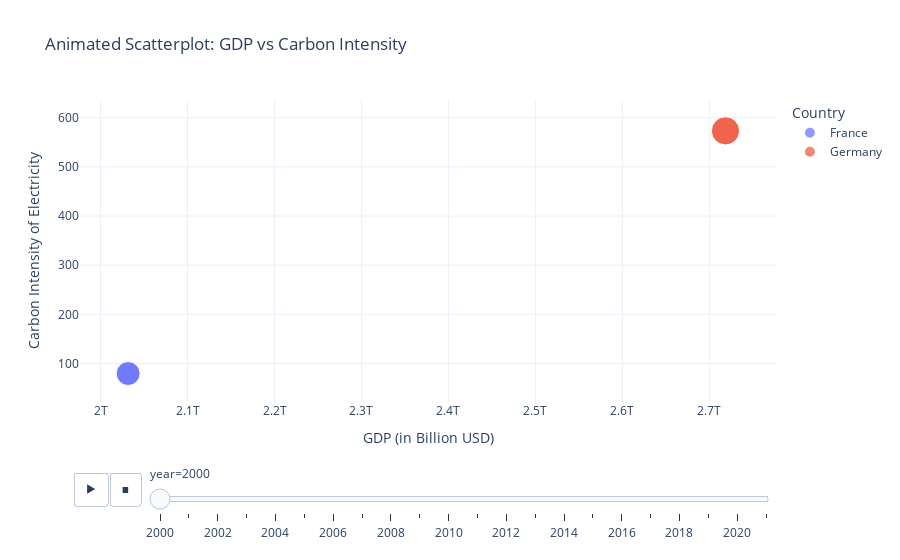

Notebook cell for this chart:
### Code cell
# Animated Scatterplot: GDP vs Carbon Intensity

import plotly.express as px

# Create an animated scatterplot
fig = px.scatter(
    df,
    x='gdp',  # X-axis
    y='carbon_intensity_elec',  # Y-axis
    size='population',  # Bubble size
    color='country',  # Color by country
    animation_frame='year',  # Animation over the year
    title='Animated Scatterplot: GDP vs Carbon Intensity',
    labels={'gdp': 'GDP (in Billion USD)', 'carbon_intensity_elec': 'Carbon Intensity of Electricity'},
    hover_name='country',  # Display country on hover
)

# Customize the layout
fig.update_layout(
    xaxis_title="GDP (in Billion USD)",
    yaxis_title="Carbon Intensity of Electricity",
    legend_title="Country",
    template="plotly_white"
)

# Show the plot
fig.show()

### Figure 1 — Plotly figure (JSON) as saved in the notebook; plotly's stock layout.template omitted (floating-point values rounded to 4 significant figures)
{"data": [{"hovertemplate": "<b>%{hovertext}</b><br><br>country=France<br>year=2000<br>GDP (in Billion USD)=%{x}<br>Carbon Intensity of Electricity=%{y}<br>population=%{marker.size}<extra></extra>", "hovertext": ["France", "France"], "legendgroup": "France", "marker": {"color": "#636efa", "size": [58665456, 58665456], "sizemode": "area", "sizeref": 205800.0, "symbol": "circle"}, "mode": "markers", "name": "France", "orientation": "v", "showlegend": true, "type": "scatter", "x": [2031676030976, 2031676030976], "xaxis": "x", "y": [79.77, 79.77], "yaxis": "y"}, {"hovertemplate": "<b>%{hovertext}</b><br><br>country=Germany<br>year=2000<br>GDP (in Billion USD)=%{x}<br>Carbon Intensity of Electricity=%{y}<br>population=%{marker.size}<extra></extra>", "hovertext": ["Germany", "Germany"], "legendgroup": "Germany", "marker": {"color": "#EF553B", "size": [81551680, 81551680], "sizemode": "area", "sizeref": 205800.0, "symbol": "circle"}, "mode": "markers", "name": "Germany", "orientation": "v", "showlegend": true, "type": "scatter", "x": [2718560681984, 2718560681984], "xaxis": "x", "y": [573.1, 573.1], "yaxis": "y"}], "layout": {"legend": {"itemsizing": "constant", "title": {"text": "Country"}, "tracegroupgap": 0}, "sliders": [{"active": 0, "currentvalue": {"prefix": "year="}, "len": 0.9, "pad": {"b": 10, "t": 60}, "steps": [{"args": [["2000"], {"frame": {"duration": 0, "redraw": false}, "fromcurrent": true, "mode": "immediate", "transition": {"duration": 0, "easing": "linear"}}], "label": "2000", "method": "animate"}, {"args": [["2001"], {"frame": {"duration": 0, "redraw": false}, "fromcurrent": true, "mode": "immediate", "transition": {"duration": 0, "easing": "linear"}}], "label": "2001", "method": "animate"}, {"args": [["2002"], {"frame": {"duration": 0, "redraw": false}, "fromcurrent": true, "mode": "immediate", "transition": {"duration": 0, "easing": "linear"}}], "label": "2002", "method": "animate"}, {"args": [["2003"], {"frame": {"duration": 0, "redraw": false}, "fromcurrent": true, "mode": "immediate", "transition": {"duration": 0, "easing": "linear"}}], "label": "2003", "method": "animate"}, {"args": [["2004"], {"frame": {"duration": 0, "redraw": false}, "fromcurrent": true, "mode": "immediate", "transition": {"duration": 0, "easing": "linear"}}], "label": "2004", "method": "animate"}, {"args": [["2005"], {"frame": {"duration": 0, "redraw": false}, "fromcurrent": true, "mode": "immediate", "transition": {"duration": 0, "easing": "linear"}}], "label": "2005", "method": "animate"}, {"args": [["2006"], {"frame": {"duration": 0, "redraw": false}, "fromcurrent": true, "mode": "immediate", "transition": {"duration": 0, "easing": "linear"}}], "label": "2006", "method": "animate"}, {"args": [["2007"], {"frame": {"duration": 0, "redraw": false}, "fromcurrent": true, "mode": "immediate", "transition": {"duration": 0, "easing": "linear"}}], "label": "2007", "method": "animate"}, {"args": [["2008"], {"frame": {"duration": 0, "redraw": false}, "fromcurrent": true, "mode": "immediate", "transition": {"duration": 0, "easing": "linear"}}], "label": "2008", "method": "animate"}, {"args": [["2009"], {"frame": {"duration": 0, "redraw": false}, "fromcurrent": true, "mode": "immediate", "transition": {"duration": 0, "easing": "linear"}}], "label": "2009", "method": "animate"}, {"args": [["2010"], {"frame": {"duration": 0, "redraw": false}, "fromcurrent": true, "mode": "immediate", "transition": {"duration": 0, "easing": "linear"}}], "label": "2010", "method": "animate"}, {"args": [["2011"], {"frame": {"duration": 0, "redraw": false}, "fromcurrent": true, "mode": "immediate", "transition": {"duration": 0, "easing": "linear"}}], "label": "2011", "method": "animate"}, {"args": [["2012"], {"frame": {"duration": 0, "redraw": false}, "fromcurrent": true, "mode": "immediate", "transition": {"duration": 0, "easing": "linear"}}], "label": "2012", "method": "animate"}, {"args": [["2013"], {"frame": {"duration": 0, "redraw": false}, "fromcurrent": true, "mode": "immediate", "transition": {"duration": 0, "easing": "linear"}}], "label": "2013", "method": "animate"}, {"args": [["2014"], {"frame": {"duration": 0, "redraw": false}, "fromcurrent": true, "mode": "immediate", "transition": {"duration": 0, "easing": "linear"}}], "label": "2014", "method": "animate"}, {"args": [["2015"], {"frame": {"duration": 0, "redraw": false}, "fromcurrent": true, "mode": "immediate", "transition": {"duration": 0, "easing": "linear"}}], "label": "2015", "method": "animate"}, {"args": [["2016"], {"frame": {"duration": 0, "redraw": false}, "fromcurrent": true, "mode": "immediate", "transition": {"duration": 0, "easing": "linear"}}], "label": "2016", "method": "animate"}, {"args": [["2017"], {"frame": {"duration": 0, "redraw": false}, "fromcurrent": true, "mode": "immediate", "transition": {"duration": 0, "easing": "linear"}}], "label": "2017", "method": "animate"}, {"args": [["2018"], {"frame": {"duration": 0, "redraw": false}, "fromcurrent": true, "mode": "immediate", "transition": {"duration": 0, "easing": "linear"}}], "label": "2018", "method": "animate"}, {"args": [["2019"], {"frame": {"duration": 0, "redraw": false}, "fromcurrent": true, "mode": "immediate", "transition": {"duration": 0, "easing": "linear"}}], "label": "2019", "method": "animate"}, {"args": [["2020"], {"frame": {"duration": 0, "redraw": false}, "fromcurrent": true, "mode": "immediate", "transition": {"duration": 0, "easing": "linear"}}], "label": "2020", "method": "animate"}, {"args": [["2021"], {"frame": {"duration": 0, "redraw": false}, "fromcurrent": true, "mode": "immediate", "transition": {"duration": 0, "easing": "linear"}}], "label": "2021", "method": "animate"}], "x": 0.1, "xanchor": "left", "y": 0, "yanchor": "top"}], "title": {"text": "Animated Scatterplot: GDP vs Carbon Intensity"}, "updatemenus": [{"buttons": [{"args": [null, {"frame": {"duration": 500, "redraw": false}, "fromcurrent": true, "mode": "immediate", "transition": {"duration": 500, "easing": "linear"}}], "label": "&#9654;", "method": "animate"}, {"args": [[null], {"frame": {"duration": 0, "redraw": false}, "fromcurrent": true, "mode": "immediate", "transition": {"duration": 0, "easing": "linear"}}], "label": "&#9724;", "method": "animate"}], "direction": "left", "pad": {"r": 10, "t": 70}, "showactive": false, "type": "buttons", "x": 0.1, "xanchor": "right", "y": 0, "yanchor": "top"}], "xaxis": {"anchor": "y", "domain": [0, 1], "title": {"text": "GDP (in Billion USD)"}}, "yaxis": {"anchor": "x", "domain": [0, 1], "title": {"text": "Carbon Intensity of Electricity"}}}}
